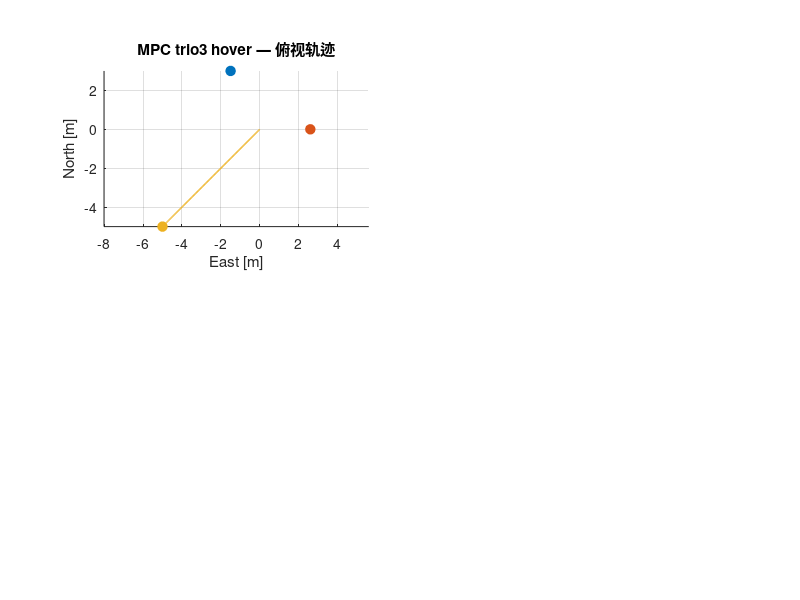

Reproduce this figure in MATLAB. (Note: this script raises an error after producing the figure.)
function res = mpc_trio3_hover()
%MPC_TRIO3_HOVER  自包含 MPC 验证：三机等边三角 × 悬停
%
% 直接运行此文件，无需任何外部依赖（不需要 .slx / 工具箱 / acados）。
%
% ── 场景 ──────────────────────────────────────────────────────────────
% 队形 : trio3（三机等边三角，3 机）
% 运动 : hover（悬停）
% 时长 : T = 30 s，成型等待 t_start = 10 s
% 预期结果（对照 results.csv）：
% 预期: PASS（队形+间距+高度全满足，track_err<0.5m）
%
% ── 被控对象 ──────────────────────────────────────────────────────────
% 一阶速度响应（τ=0.3s）近似 PID 速度环 + 6DOF 内环。
% 数值与 Simulink 6DOF 版略有差异，判定逻辑完全一致。
%
% ── 输出 ──────────────────────────────────────────────────────────────
% 控制台打印 form_err / track_err / alt_err / min_sp / VERDICT
% 弹出四格图：俯视轨迹 / 编队误差 / 高度 / 最小间距

%% ── 配置 ─────────────────────────────────────────────────────────────
    cfg.formation = 'trio3';
    cfg.mode      = 'hover';
    cfg.n         = 3;
    cfg.births    = [3 0 0; -1.5 2.598 0; -1.5 -2.598 0];
    cfg.offsets   = cfg.births;
    cfg.nbrs      = {[2 3], [1 3], [1 2]};

    % 期望间距 d*（xy 平面）
    cfg.dstar = cell(cfg.n, 1);
    for i = 1:cfg.n
        js = cfg.nbrs{i};
        cfg.dstar{i} = arrayfun(@(j) norm(cfg.offsets(i,1:2)-cfg.offsets(j,1:2)), js);
    end

    % MPC 参数（= scenarios.yaml defaults）
    cfg.target_alt = -5.0;
    cfg.max_speed  =  3.0;
    cfg.max_climb  =  1.5;
    cfg.max_accel  =  4.0;
    cfg.N          = 30;
    cfg.mpc_dt     = 0.05;
    cfg.q_pos      =  4.0;
    cfg.q_vel      =  2.0;
    cfg.r_acc      =  0.1;
    cfg.q_term_s   =  2.0;
    cfg.d_safe     =  1.5;
    cfg.w_coll     = 200.0;
    cfg.w_form     =  0.5;
    cfg.lm         =  1e-4;
    cfg.kp_z       =  1.0;
    cfg.t_start    = 10.0;
    cfg.T          = 30;

%% ── 初始状态 ─────────────────────────────────────────────────────────
dt    = 0.02;     % 控制周期 50 Hz
tau_v = 0.3;      % 速度环时间常数
n     = cfg.n;

pos    = zeros(3, n);
    pos(:,1) = [3 0 0]';
    pos(:,2) = [-1.5 2.598 0]';
    pos(:,3) = [-1.5 -2.598 0]';
vel    = zeros(3, n);
vel_sp = zeros(3, n);

%% ── 预计算 QP 矩阵 ────────────────────────────────────────────────────
P_qp = cell(n, 1);
for i = 1:n
    P_qp{i} = precompute(cfg, numel(cfg.nbrs{i}));
end
zg    = cell(n, 1);   % MPC 热启动
peers = cell(n, 1);   % 邻居预测轨迹（上一拍）

%% ── 仿真主循环 ────────────────────────────────────────────────────────
Nsteps  = round(cfg.T / dt);
t_log   = (0:Nsteps-1)' * dt;
pos_log = zeros(Nsteps, 3, n);

fprintf('=== trio3 × hover  （3 机, T=30s）===\n');
tic
for k = 1:Nsteps
    t = (k-1) * dt;
    [lp, lv, la] = leader_state(t, cfg);
    newpeers = cell(n, 1);

    for i = 1:n
        x0  = [pos(:,i); vel(:,i)];
        off = cfg.offsets(i,:);

        % 参考轨迹：二阶 Taylor leader 预测 + 编队偏移
        xref = zeros(cfg.N+1, 6);
        for kk = 0:cfg.N
            tk = kk * cfg.mpc_dt;
            pk = lp + lv*tk + 0.5*la*tk^2 + off;
            pk(3) = cfg.target_alt;
            xref(kk+1,1:3) = pk;
            xref(kk+1,4:5) = lv(1:2) + la(1:2)*tk;
        end

        % 邻居预测（上一拍；缺失 → 队形推断降级）
        js = cfg.nbrs{i}; M = numel(js); nb = [];
        if M > 0
            nb = zeros(M, cfg.N+1, 3);
            for m = 1:M
                j = js(m);
                if ~isempty(peers{j})
                    nb(m,:,:) = peers{j};
                else
                    infer = pos(:,i) + cfg.offsets(j,:)' - cfg.offsets(i,:)';
                    nb(m,:,:) = repmat(infer', cfg.N+1, 1);
                end
            end
        end

        % RTI 求解（GN 单步 + ADMM QP）
        [~, xpred, zg{i}] = solve_rti(x0, xref, nb, cfg.dstar{i}, zg{i}, P_qp{i}, cfg);
        newpeers{i} = xpred(:, 1:3);

        % 速度合成：xy=MPC k=1 速度，z=纯P 高度保持
        vs = zeros(3,1);
        vs(1:2) = xpred(2, 4:5)';
        ez = xref(1,3) - pos(3,i);
        vs(3) = min(max(cfg.kp_z * ez, -cfg.max_climb), cfg.max_climb);
        vn = norm(vs(1:2));
        if vn > cfg.max_speed, vs(1:2) = vs(1:2) * cfg.max_speed / vn; end
        if any(~isfinite(vs)), vs = zeros(3,1); end
        vel_sp(:,i) = vs;
    end
    peers = newpeers;

    % 被控对象：一阶速度响应
    vel = vel + (vel_sp - vel) * (dt / tau_v);
    pos = pos + vel * dt;
    pos_log(k,:,:) = pos';
end
fprintf('  完成 %.1fs\n', toc);

%% ── 指标计算 ─────────────────────────────────────────────────────────
ref = zeros(Nsteps, 2, n); lead_xy = zeros(Nsteps, 2);
for k = 1:Nsteps
    [lp,~,~] = leader_state(t_log(k), cfg);
    lead_xy(k,:) = lp(1:2);
    for i = 1:n, ref(k,:,i) = lp(1:2) + cfg.offsets(i,1:2); end
end

track_err = squeeze(sqrt(sum((pos_log(:,1:2,:) - ref).^2, 2)));
if n == 1, track_err = track_err(:); end

pairs = []; ds = [];
for i = 1:n
    for m = 1:numel(cfg.nbrs{i})
        j = cfg.nbrs{i}(m);
        if j > i, pairs(end+1,:) = [i j]; ds(end+1) = cfg.dstar{i}(m); end %#ok<AGROW>
    end
end
form_err = zeros(Nsteps,1); min_sp = inf(Nsteps,1);
for k = 1:Nsteps
    errs = [];
    for q = 1:size(pairs,1)
        d = norm(pos_log(k,1:2,pairs(q,1)) - pos_log(k,1:2,pairs(q,2)));
        errs(end+1) = abs(d - ds(q)); %#ok<AGROW>
        min_sp(k) = min(min_sp(k), d);
    end
    if ~isempty(errs), form_err(k) = mean(errs); end
end

alt = squeeze(pos_log(:,3,:)); if n==1, alt=alt(:); end
steady  = t_log > cfg.t_start + 8;
m_form  = mean(form_err(steady));
m_track = mean(max(track_err(steady,:), [], 2));
m_alt   = mean(max(abs(alt(steady,:) - cfg.target_alt), [], 2));
m_minsp = min(min_sp(t_log > 8));

%% ── 三级判定 ─────────────────────────────────────────────────────────
core_ok = m_alt < 0.3 && (n==1 || (m_form < 0.3 && m_minsp > cfg.d_safe));
if ~core_ok
    verdict = 'FAIL';
elseif m_track < 0.5
    verdict = 'PASS';
elseif m_track < 1.5
    verdict = 'REVIEW';
else
    verdict = 'FAIL';
end

fprintf('  form_err=%.3fm  track_err=%.3fm  alt_err=%.3fm  min_sp=%.3fm\n', ...
    m_form, m_track, m_alt, m_minsp);
fprintf('  VERDICT: %s\n', verdict);

res = struct('formation','trio3','mode','hover','form_err',m_form, ...
    'track_err',m_track,'alt_err',m_alt,'min_sp',m_minsp,'verdict',verdict);

%% ── 图 ───────────────────────────────────────────────────────────────
figure('Position',[50 50 1280 720]);
cols = lines(n);

subplot(2,2,1); hold on; grid on; axis equal
for i = 1:n
    plot(pos_log(:,2,i), pos_log(:,1,i), '-', 'Color',cols(i,:),'LineWidth',1.2);
    plot(pos_log(end,2,i), pos_log(end,1,i), 'o', 'Color',cols(i,:),'MarkerFaceColor',cols(i,:),'MarkerSize',7);
end
plot(lead_xy(:,2), lead_xy(:,1), 'k--','LineWidth',1);
xlabel('East [m]'); ylabel('North [m]');
title(sprintf('MPC trio3 hover — 俯视轨迹'));
legend(arrayfun(@(i)sprintf('drone%d',i-1),1:n,'UniformOutput',false),'leader','Location','best');

subplot(2,2,2); plot(t_log, form_err,'b','LineWidth',1.2); grid on
xlabel('t [s]'); ylabel('form\_err [m]'); title('编队误差（邻居对均值）');

subplot(2,2,3); plot(t_log, alt,'LineWidth',1.2); grid on
yline(cfg.target_alt,'k--','LineWidth',1);
xlabel('t [s]'); ylabel('z NED [m]'); title('高度');

subplot(2,2,4); hold on; grid on
if ~isempty(pairs)
    plot(t_log, min_sp,'b','LineWidth',1.2);
    yline(cfg.d_safe,'r--','d\_safe','LineWidth',1);
    ylabel('min spacing [m]'); title('最小间距');
else
    plot(t_log, track_err,'b','LineWidth',1.2);
    ylabel('track\_err [m]'); title('跟踪误差');
end
xlabel('t [s]');
sgtitle(sprintf('trio3 × hover  →  %s  (form=%.3fm  track=%.3fm  minsp=%.2fm)', ...
    verdict, m_form, m_track, m_minsp), 'FontWeight','bold');
end

% ════════════════════════════════════════════════════════════════════════
% 局部函数：完整 MPC 算法，对照 mpc_node.py 注释已标行号
% ════════════════════════════════════════════════════════════════════════

function [p, v, a] = leader_state(t, cfg)
%LEADER_STATE leader 虚拟点位置/速度/加速度（NED）
% 对照 leader_node：t_start 前悬停；line 带端点减速；circle 含向心加速度
alt = cfg.target_alt;
p = [0 0 alt]; v = [0 0 0]; a = [0 0 0];
tau = t - cfg.t_start;
if tau <= 0, return; end

switch cfg.mode
    case 'hover'
        % 原地不动

    case 'line'
        vmax = cfg.lead_v; d = cfg.lead_d; ad = cfg.lead_dec;
        s_dec = d - vmax^2 / (2*ad);
        t1    = s_dec / vmax;
        if tau <= t1
            s = vmax*tau; vx = vmax; ax = 0;
        else
            td = tau - t1;
            if td < vmax/ad
                s = s_dec + vmax*td - 0.5*ad*td^2;
                vx = vmax - ad*td; ax = -ad;
            else
                s = d; vx = 0; ax = 0;
            end
        end
        p(1) = s; v(1) = vx; a(1) = ax;

    case 'circle'   % 圆心在 (-R,0)，t=0 从原点出发，切向 +y 进入
        R = cfg.lead_R; vc = cfg.lead_v; om = vc / R;
        p(1) =  R*cos(om*tau) - R;
        p(2) =  R*sin(om*tau);
        v(1) = -vc*sin(om*tau);
        v(2) =  vc*cos(om*tau);
        a(1) = -vc*om*cos(om*tau);
        a(2) = -vc*om*sin(om*tau);
end
end

% ────────────────────────────────────────────────────────────────────────

function P = precompute(cfg, M)
%PRECOMPUTE 单机 MPC 常量矩阵（M=邻居数）对照 mpc_node._setup_ocp L107-181
N = cfg.N; dt = cfg.mpc_dt; nx = 6; nu = 3;
P.N = N; P.nx = nx; P.nu = nu; P.M = M;
I3 = eye(3);
A  = [I3 dt*I3; zeros(3) I3];
B  = [0.5*dt^2*I3; dt*I3];
P.A = A; P.B = B;
P.nz  = nx*(N+1); P.nuu = nu*N;
P.xidx = @(k) k*nx + (1:nx);
P.uidx = @(k) k*nu + (1:nu);

Phi = zeros(P.nz, nx); Gam = zeros(P.nz, P.nuu); Ak = eye(nx);
Phi(1:nx,:) = Ak;
for k = 1:N
    Ak = A*Ak; Phi(P.xidx(k),:) = Ak;
    for j = 0:k-1
        Gam(P.xidx(k), P.uidx(j)) = A^(k-1-j)*B;
    end
end
P.Phi = Phi; P.Gam = Gam;

P.Q  = diag([cfg.q_pos*[1 1 1], cfg.q_vel*[1 1 1]]);
P.Qe = diag([cfg.q_pos*cfg.q_term_s*[1 1 1], cfg.q_vel*[1 1 1]]);
P.R  = cfg.r_acc * eye(3);
Hx = zeros(P.nz, 1);
for k = 0:N-1, Hx(P.xidx(k)) = 2*diag(P.Q); end
Hx(P.xidx(N)) = 2*diag(P.Qe);
P.Hx_diag = Hx;
P.Hu = 2*kron(eye(N), P.R) + 2*cfg.lm*eye(P.nuu);

vel_rows = []; lv = []; uv = [];
for k = 1:N-1
    ix = P.xidx(k); vel_rows = [vel_rows, ix(4:6)]; %#ok<AGROW>
    lv = [lv; -cfg.max_speed; -cfg.max_speed; -cfg.max_climb]; %#ok<AGROW>
    uv = [uv;  cfg.max_speed;  cfg.max_speed;  cfg.max_climb]; %#ok<AGROW>
end
P.vel_rows = vel_rows;
P.Acon = [eye(P.nuu); Gam(vel_rows,:)];
P.lu = -cfg.max_accel * ones(P.nuu,1);
P.uu =  cfg.max_accel * ones(P.nuu,1);
P.lv = lv; P.uv = uv;
end

% ────────────────────────────────────────────────────────────────────────

function [u0, xpred, ws] = solve_rti(x0, xref, nb, dstar, ws, P, cfg)
%SOLVE_RTI 单次 Gauss-Newton RTI（= acados SQP_RTI 语义）
% 跟踪/输入项精确线性化；碰撞/编队残差在上一拍 xbar 处 GN 线性化
N = P.N; nx = P.nx; M = P.M;
if isempty(ws)
    ws = struct('u', zeros(P.nuu,1), 'y', [], 'xbar', repmat(x0', N+1, 1));
end

Hx = spdiags(P.Hx_diag, 0, P.nz, P.nz);
fx = zeros(P.nz, 1);
for k = 0:N-1, fx(P.xidx(k)) = -2 * P.Q * xref(k+1,:)'; end
fx(P.xidx(N)) = -2 * P.Qe * xref(N+1,:)';

% 碰撞/编队 GN 项（对照 mpc_node L130-135）
swc = sqrt(cfg.w_coll); swf = sqrt(cfg.w_form);
for k = 0:N-1
    ix = P.xidx(k); ixy = ix(1:2);
    xy = ws.xbar(k+1, 1:2)';
    for m = 1:M
        nxy = squeeze(nb(m, k+1, 1:2));
        df = xy - nxy; d = sqrt(df'*df + 1e-6);
        g = swf*df/d; r = swf*(d - dstar(m));         % 编队
        Hx(ixy,ixy) = Hx(ixy,ixy) + 2*(g*g');
        fx(ixy) = fx(ixy) + 2*(r - g'*xy)*g;
        if d < cfg.d_safe                               % 碰撞（激活区）
            g = -swc*df/d; r = swc*(cfg.d_safe - d);
            Hx(ixy,ixy) = Hx(ixy,ixy) + 2*(g*g');
            fx(ixy) = fx(ixy) + 2*(r - g'*xy)*g;
        end
    end
end

phix = P.Phi * x0;
Pu   = (P.Gam'*(Hx*P.Gam) + P.Hu); Pu = (Pu+Pu')/2;
qu   = P.Gam' * (fx + Hx*phix);
l    = [P.lu; P.lv - phix(P.vel_rows)];
u    = [P.uu; P.uv - phix(P.vel_rows)];

[usol, ydual] = admm(Pu, qu, P.Acon, l, u, ws.u, ws.y);
if any(~isfinite(usol)), usol = ws.u; end
xstack = phix + P.Gam*usol;
xpred  = reshape(xstack, nx, N+1)';
u0 = usol(1:P.nu);
ws.u = usol; ws.y = ydual; ws.xbar = xpred;
end

% ────────────────────────────────────────────────────────────────────────

function [u, y] = admm(P, q, A, l, ub, u0, y0)
%ADMM OSQP 风格 ADMM 求解  min ½uᵀPu + qᵀu  s.t. l ≤ Au ≤ ub（无工具箱）
rho = 10.0; sigma = 1e-6; iters = 200; tol = 1e-4;
nu = numel(q);
if isempty(u0), u0 = zeros(nu,1); end
if isempty(y0), y0 = zeros(size(A,1),1); end
u = u0; y = y0; z = min(max(A*u, l), ub);
K = chol(P + sigma*eye(nu) + rho*(A'*A), 'lower');
for it = 1:iters
    u     = K' \ (K \ (sigma*u - q + A'*(rho*z - y)));
    Au    = A*u; z_new = min(max(Au + y/rho, l), ub);
    y     = y + rho*(Au - z_new);
    if norm(Au-z_new,inf)<tol && rho*norm(z_new-z,inf)<tol, break; end
    z = z_new;
end
end
